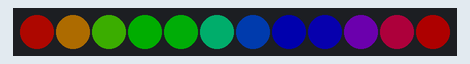
The sketch below on a simulated Raspberry Pi Pico. On the bench: 12 RGB LEDs in strip order, left to right. Dim RGB values are drawn brighter than linear.

Above: at 0.45 s.
At 6.45 s:
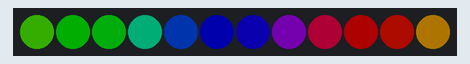
At 12.75 s:
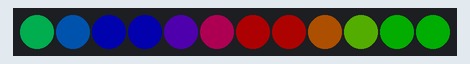
At 19.95 s:
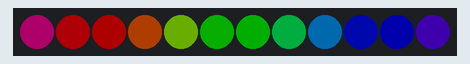
At 29.56 s:
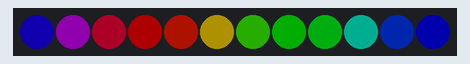
At 39.46 s:
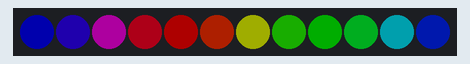

The sketch:

neopixel_basic.ino
```cpp
// snippet: neopixel_basic
// tags: neopixel, ws2812b, ws2812, led, strip, rgb, adafruit, fastled, pixel
// boards: avr, esp32, megaavr, nano33iot, romi32u4, rp2040
// library: Adafruit NeoPixel
// description: Drive a WS2812B NeoPixel strip — rainbow cycle using Adafruit NeoPixel.
//   Use #define (not int/const int) for pixel count — global constructors require compile-time constants.
//   NOT: int NUM_LEDS = 8; Adafruit_NeoPixel strip(NUM_LEDS, ...) — variables cannot initialize globals.
//   CORRECT: #define NUM_PIXELS 8  then  Adafruit_NeoPixel strip(NUM_PIXELS, PIN, NEO_GRB + NEO_KHZ800);
// prompts: NeoPixel LED strip, WS2812B, RGB LED strip, Adafruit NeoPixel, addressable LEDs, rainbow LED, smart pixel
// exact-include: Adafruit_NeoPixel.h

#include <Adafruit_NeoPixel.h>

#define PIN        6
#define NUM_PIXELS 12

Adafruit_NeoPixel strip(NUM_PIXELS, PIN, NEO_GRB + NEO_KHZ800);
uint16_t hue = 0;
unsigned long prevMs = 0;

void setup() {
  strip.begin();
  strip.setBrightness(50);
  strip.show();  // NeoPixel: push the buffer to the LEDs
}

void loop() {
  unsigned long now = millis();
  if (now - prevMs < 20) return;
  prevMs = now;

  for (int i = 0; i < strip.numPixels(); i++) {
    uint16_t pixelHue = hue + (i * 65536L / strip.numPixels());
    strip.setPixelColor(i, strip.gamma32(strip.ColorHSV(pixelHue)));
  }
  strip.show();  // NeoPixel: push the buffer to the LEDs
  hue += 256;
}
```
